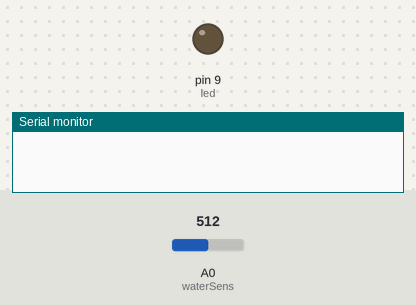
The sketch below on a simulated Arduino Uno, built with avr-gcc and run on an emulated ATmega328P. Parts: output pins drawn as LEDs (lit = HIGH), the last lines printed to the serial monitor. Inputs (shaded band) come from the test bench; at power-on: A0 (waterSens) = 512.

Above: at 0.1 s.
At 1.1 s:
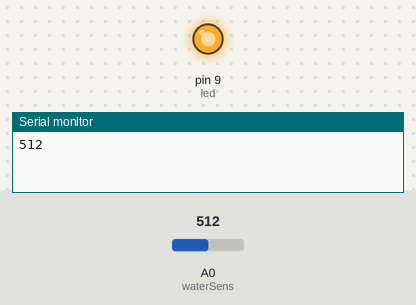
Timing chart, 0 to 2.6 s (numbered marks = the images above):
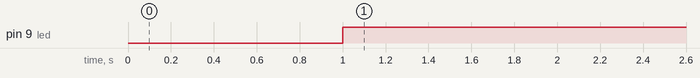

Measured:
- by itself, pin 9 (led): LOW → HIGH at 1.0 s

The sketch:

watersensortest.ino
```cpp
const int waterSens = A0; //define water sensor
const int led = 9;//define led to pin 9
int waterVal; //define the water sensor value


void setup() {
pinMode(led, OUTPUT); //set led as an output
pinMode(waterSens, INPUT);//set water sensor as an input
Serial.begin(9600);  //start the serial port at 9600 bauds

}

void loop() {
  waterVal = analogRead(waterSens); //read the water sensor
  delay(1000);
  Serial.println(waterVal); //print the value of the water sensor to the serial monitor

if (waterVal <= 320){
  digitalWrite(led, LOW);//if the water sensor senses water turn the led on
}
else{
  digitalWrite(led, HIGH);//if it doesn't sense anything turn the led off
}
}
```
